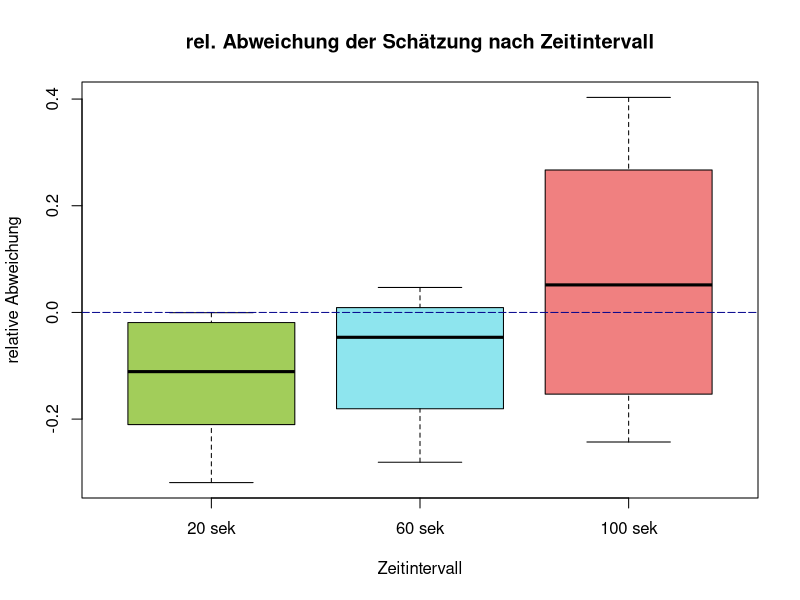
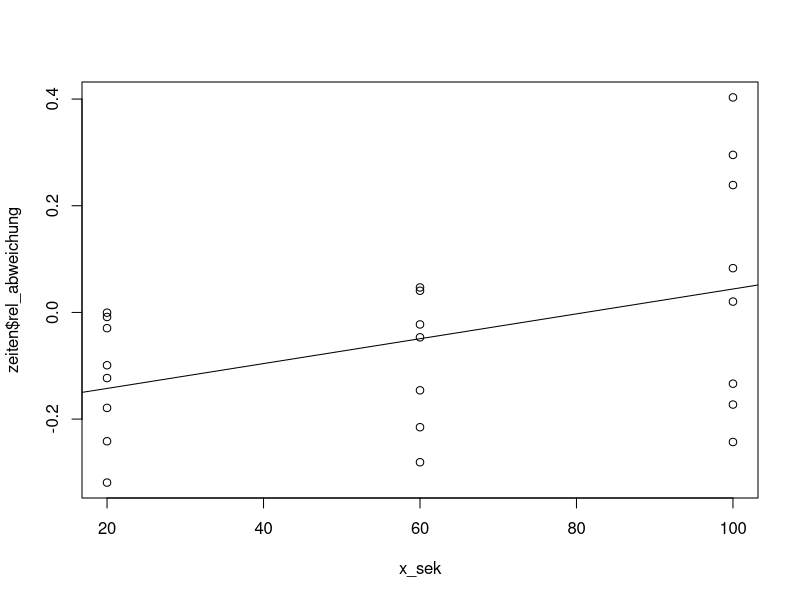
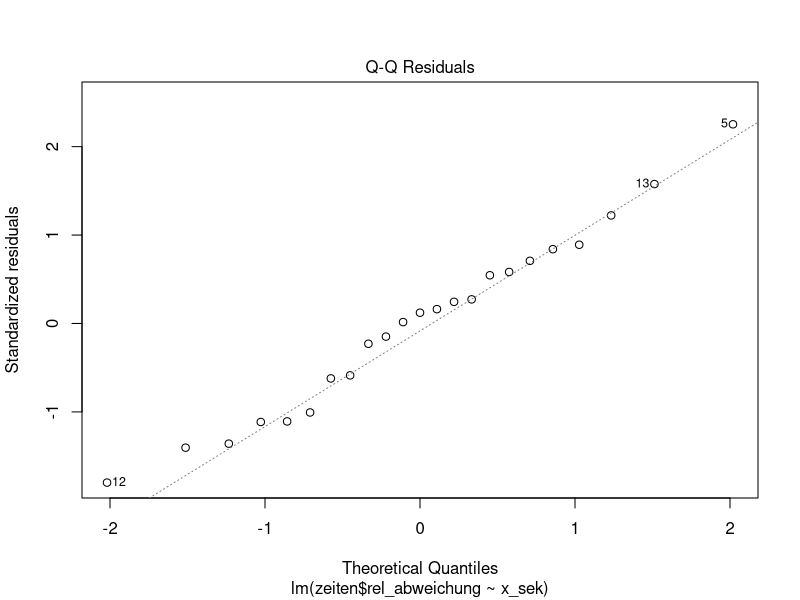
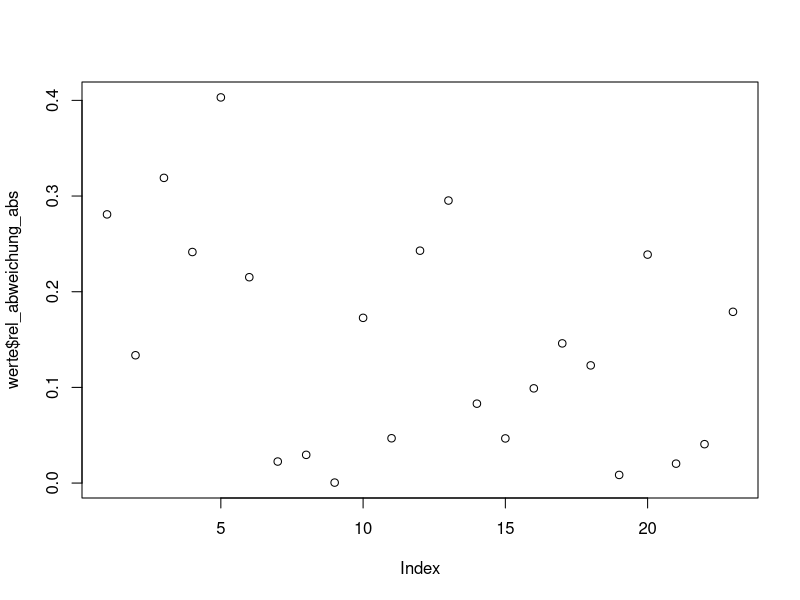
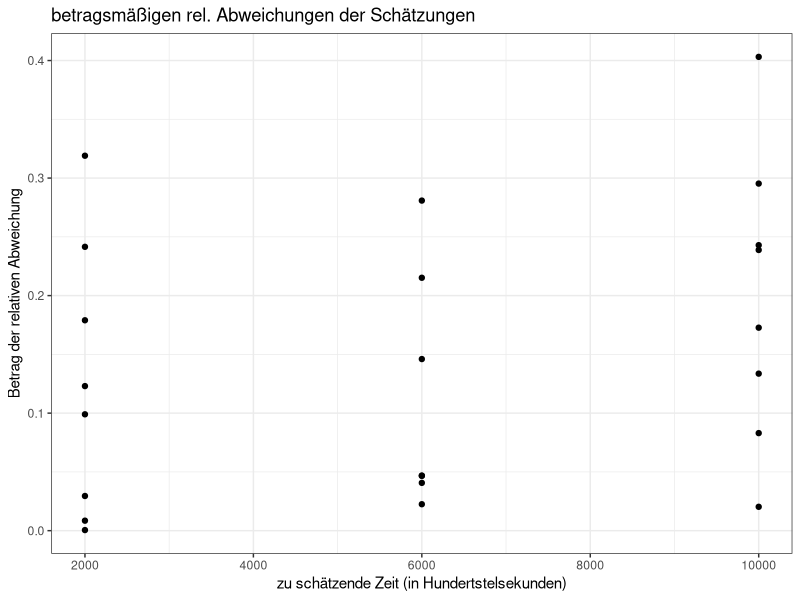
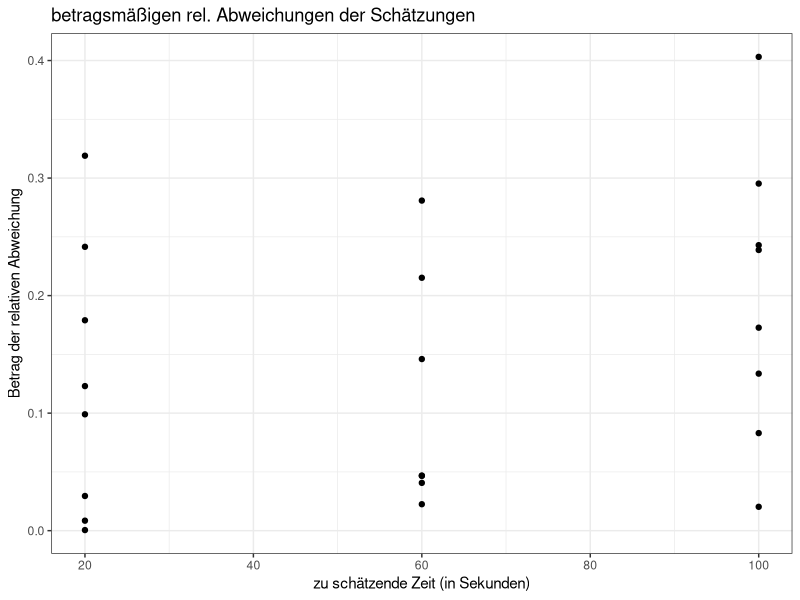
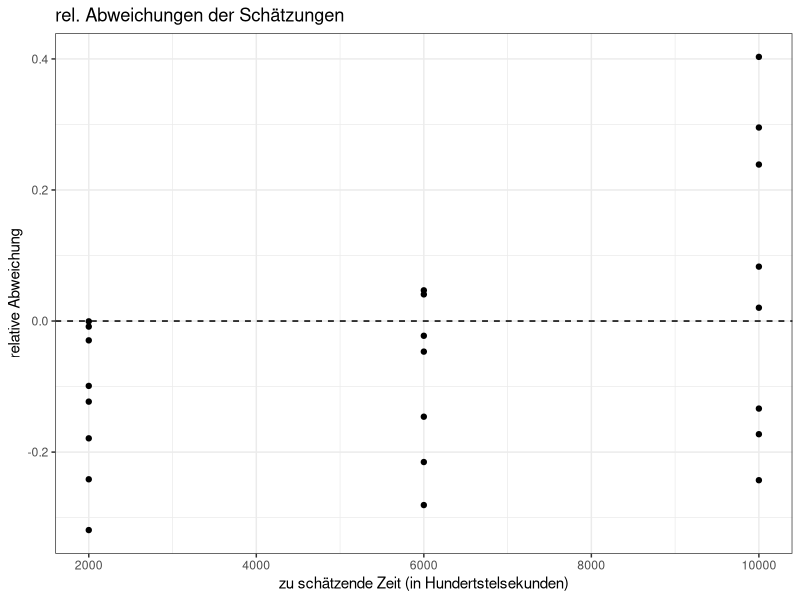
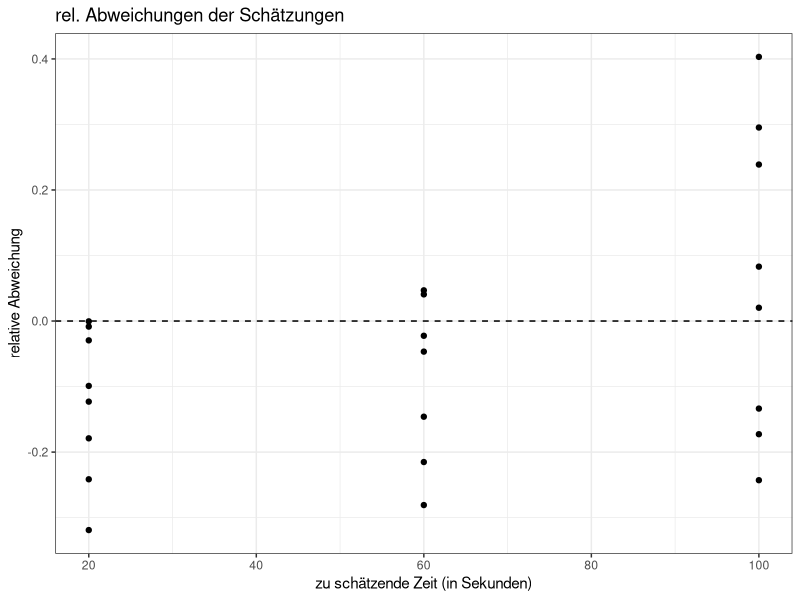

Write the R code that produced these figures, in order.
## Auswertung von Versuch3-Zeitschaetzen ##

#### KOMPLETT AUSWERTUNG #######################################################

library(readxl)
library(ggplot2)
library(patchwork)

# Laden des Versuchsprotokolls:
versuchsprotokoll <- read_excel("versuchsprotokoll.xlsx")

names(versuchsprotokoll) <- c("einheit", "teiln_nr", "geschlecht", 
                              "tag", "geplant_start", "zeit_durchf",
                              "ziel_schaetzung", "ziel_schaetzung_hdtsek",
                              "erg_schaetzung", "erg_schaetzung_hdtsek",
                              "rel_abweichung", "rel_abweichung_abs", 
                              "Stoerungen")

versuchsprotokoll$geschlecht <- as.factor(versuchsprotokoll$geschlecht)
versuchsprotokoll$tag <- as.factor(versuchsprotokoll$tag)
versuchsprotokoll$ziel_schaetzung <- as.factor(versuchsprotokoll$ziel_schaetzung)

zeiten <- versuchsprotokoll

zeit20 <- subset(zeiten, zeiten$ziel_schaetzung == "20 sek")
zeit60 <- subset(zeiten, zeiten$ziel_schaetzung == "60 sek")
zeit100 <- subset(zeiten, zeiten$ziel_schaetzung == "100 sek")

boxplot(zeit20$rel_abweichung, zeit60$rel_abweichung, zeit100$rel_abweichung, 
        col = c("darkolivegreen3", "cadetblue2", "lightcoral"),
        main = "rel. Abweichung der Schätzung nach Zeitintervall", 
        names = c("20 sek", "60 sek", "100 sek"),
        xlab = "Zeitintervall",
        ylab = "relative Abweichung")
abline(h=0, col = "darkblue", lty = 5)


t.test(zeiten$rel_abweichung_abs, alternative = "greater", 
       mu = 0, conf.level = 0.95)
# One Sample t-test
# 
# data:  zeiten$rel_abweichung_abs
# t = 6.1271, df = 22, p-value = 1.813e-06
# alternative hypothesis: true mean is greater than 0
# 95 percent confidence interval:
#   0.1060332       Inf
# sample estimates:
#   mean of x 
# 0.1473203

x <- zeiten$ziel_schaetzung_hdtsek
y <- zeiten$rel_abweichung_abs

lin_modell <- lm(y ~ x + I(x^2))
summary(lin_modell)
# Call:
#   lm(formula = y ~ x + I(x^2))
# 
# Residuals:
#   Min       1Q   Median       3Q      Max 
# -0.17841 -0.08251 -0.02600  0.07529  0.20439 
# 
# Coefficients:
#   Estimate Std. Error t value Pr(>|t|)  
# (Intercept)  1.663e-01  9.398e-02   1.769   0.0921 .
# x           -2.661e-05  3.938e-05  -0.676   0.5070  
# I(x^2)       2.985e-09  3.227e-09   0.925   0.3660  
# ---
#   Signif. codes:  0 '***' 0.001 '**' 0.01 '*' 0.05 '.' 0.1 ' ' 1
# 
# Residual standard error: 0.1139 on 20 degrees of freedom
# (1 Beobachtung als fehlend geloescht)
# Multiple R-squared:  0.1123,	Adjusted R-squared:  0.0235 
# F-statistic: 1.265 on 2 and 20 DF,  p-value: 0.304


x_sek <- zeiten$ziel_schaetzung_hdtsek/100

lin_modell_sek <- lm(y ~ x_sek + I((x_sek)^2))
summary(lin_modell_sek)
# Call:
#   lm(formula = y ~ x_sek + I((x_sek)^2))
# 
# Residuals:
#   Min       1Q   Median       3Q      Max 
# -0.17841 -0.08251 -0.02600  0.07529  0.20439 
# 
# Coefficients:
#   Estimate Std. Error t value Pr(>|t|)  
# (Intercept)   1.663e-01  9.398e-02   1.769   0.0921 .
# x_sek        -2.661e-03  3.938e-03  -0.676   0.5070  
# I((x_sek)^2)  2.985e-05  3.227e-05   0.925   0.3660  
# ---
#   Signif. codes:  0 '***' 0.001 '**' 0.01 '*' 0.05 '.' 0.1 ' ' 1
# 
# Residual standard error: 0.1139 on 20 degrees of freedom
# (1 Beobachtung als fehlend geloescht)
# Multiple R-squared:  0.1123,	Adjusted R-squared:  0.0235 
# F-statistic: 1.265 on 2 and 20 DF,  p-value: 0.304

summary(lm(zeiten$rel_abweichung ~ x_sek))$coef
#                 Estimate  Std. Error   t value  Pr(>|t|)
# (Intercept) -0.189042708 0.072342075 -2.613178 0.0162401
# x_sek        0.002330156 0.001053756  2.211285 0.0382408
plot(x_sek,zeiten$rel_abweichung)
abline(lm(zeiten$rel_abweichung ~ x_sek))
plot(lm(zeiten$rel_abweichung ~ x_sek), which = 2)
# Normalverteilungsannahme scheint zu passen

mean(zeit20$rel_abweichung, na.rm = TRUE) 
#[1] -0.125
mean(zeit60$rel_abweichung, na.rm = TRUE) 
#[1] -0.08909524
mean(zeit100$rel_abweichung, na.rm = TRUE)
#[1] 0.0614125


# Spannweite nach Zeitintervall:
max(zeit20$rel_abweichung) - min(zeit20$rel_abweichung)
#[1] 0.3185
max(zeit60$rel_abweichung, na.rm = TRUE) - 
  min(zeit60$rel_abweichung, na.rm = TRUE)
#[1] 0.3276667
max(zeit100$rel_abweichung) - min(zeit100$rel_abweichung)
#[1] 0.646

## Die Spannweiten werden mit wachsender Zeitspanne groesser.
## Die Spannweite von 100 sek ist mehr als doppelt so gross als die 
## anderen.



# Interquartilsabstand:
quantile(zeit20$rel_abweichung, 3/4) - quantile(zeit20$rel_abweichung, 1/4)
# 0.170375 
quantile(zeit60$rel_abweichung, na.rm = TRUE, 3/4) - 
  quantile(zeit60$rel_abweichung, na.rm = TRUE, 1/4)
# 0.1896667 
quantile(zeit100$rel_abweichung, 3/4) - quantile(zeit100$rel_abweichung, 1/4)
# 0.3963 

## Die Interquartilsabstaende werden mit wachsender Zeitspanne groesser.
## Der Interquartilsabstand von 100 sek ist mehr als doppelt so gross als die 
## anderen.


# Mediane:
median(zeit20$rel_abweichung)
#[1] -0.111
median(zeit60$rel_abweichung, na.rm = TRUE)
#[1] -0.04666667
median(zeit100$rel_abweichung)
#[1] 0.05165

werte <- subset(zeiten, !is.na(zeiten$rel_abweichung_abs))
plot(werte$rel_abweichung_abs)

# Plot der betragsmaessigen Abweichung in Hundertstelsekunden:
ggplot(werte, aes(ziel_schaetzung_hdtsek, rel_abweichung_abs))+
  geom_point() +
  theme_bw() +
  xlab("zu schätzende Zeit (in Hundertstelsekunden)") +
  ylab("Betrag der relativen Abweichung") +
  ggtitle("betragsmäßigen rel. Abweichungen der Schätzungen")

# Plot der betragsmaessigen Abweichung in Sekunden:
ggplot(werte, aes(ziel_schaetzung_hdtsek/100, rel_abweichung_abs))+
  geom_point() +
  theme_bw() +
  xlab("zu schätzende Zeit (in Sekunden)") +
  ylab("Betrag der relativen Abweichung") +
  ggtitle("betragsmäßigen rel. Abweichungen der Schätzungen")

# Plot der Abweichung in Hundertstelsekunden:
ggplot(werte, aes(ziel_schaetzung_hdtsek, rel_abweichung))+
  geom_point() +
  geom_hline(yintercept = 0, linetype = "dashed") +
  theme_bw() +
  xlab("zu schätzende Zeit (in Hundertstelsekunden)") +
  ylab("relative Abweichung") +
  ggtitle("rel. Abweichungen der Schätzungen")

# Plot der Abweichung in Sekunden:
ggplot(werte, aes(ziel_schaetzung_hdtsek/100, rel_abweichung))+
  geom_point() +
  geom_hline(yintercept = 0, linetype = "dashed") +
  theme_bw() +
  xlab("zu schätzende Zeit (in Sekunden)") +
  ylab("relative Abweichung") +
  ggtitle("rel. Abweichungen der Schätzungen")



#  Auswertung nach Geschlecht ##################################################

# Unterdatensaetze fuer die Untersuchung nach einem Geschlechstspezifischem 
# Unterschied in den Schaetzungen:

weibl <- subset(werte, werte$geschlecht== "weiblich")
maennl <- subset(werte, werte$geschlecht== "maennlich")

# Plot der betragsm. rel. Abweichung stratifiziert nach Geschlecht
plot1 <- ggplot(weibl, aes(ziel_schaetzung_hdtsek, rel_abweichung_abs)) +
  geom_point() +
  geom_hline(yintercept = 0, linetype = "dashed") +
  theme_bw() +
  xlab("zu schätzende Zeit (in Hundertstelsekunden)") +
  ylab("betragsmäßige relative Abweichung") +
  ggtitle("rel. Abweichungen der Schätzungen (Frauen)") +
  geom_smooth(method = "lm") +
  ylim(-0.1, 0.5)

plot2 <- ggplot(maennl, aes(ziel_schaetzung_hdtsek, rel_abweichung_abs)) +
  geom_point() +
  geom_hline(yintercept = 0, linetype = "dashed") +
  theme_bw() +
  xlab("zu schätzende Zeit (in Hundertstelsekunden)") +
  ylab("betragsmäßige relative Abweichung") +
  ggtitle("rel. Abweichungen der Schätzungen (Männer)") +
  geom_smooth(method = "lm") +
  ylim(-0.1, 0.5)

plot1 + plot2


# Boxplot der rel. Abweichungen stratifiziert nach Geschlecht
p1 <- ggplot(weibl, aes(ziel_schaetzung_hdtsek, rel_abweichung)) +
  geom_boxplot(aes(group = ziel_schaetzung), 
               fill = c("darkolivegreen3", "cadetblue2", "lightcoral")) +
  geom_hline(yintercept = 0, linetype = "dashed") +
  theme_bw() +
  xlab("zu schätzende Zeit (in Hundertstelsekunden)") +
  ylab("relative Abweichung") +
  ggtitle("rel. Abweichungen der Schätzungen (Frauen)") +
  ylim(-0.3, 0.45) +
  geom_point()

p2 <- ggplot(maennl, aes(ziel_schaetzung_hdtsek, rel_abweichung)) +
  geom_boxplot(aes(group = ziel_schaetzung), 
               fill = c("darkolivegreen3", "cadetblue2", "lightcoral")) +
  geom_hline(yintercept = 0, linetype = "dashed") +
  theme_bw() +
  xlab("zu schätzende Zeit (in Hundertstelsekunden)") +
  ylab("relative Abweichung") +
  ggtitle("rel. Abweichungen der Schätzungen (Männer)") +
  ylim(-0.3, 0.45) +
  geom_point()

p1 + p2



t.test(weibl$rel_abweichung_abs, alternative = "greater", 
       mu = 0, conf.level = 0.95)
# One Sample t-test
# 
# data:  weibl$rel_abweichung_abs
# t = 5.0024, df = 11, p-value = 0.0002005
# alternative hypothesis: true mean is greater than 0
# 95 percent confidence interval:
#   0.1047461       Inf
# sample estimates:
#   mean of x 
# 0.1634111 

t.test(maennl$rel_abweichung_abs, alternative = "greater", 
       mu = 0, conf.level = 0.95)
# One Sample t-test
# 
# data:  maennl$rel_abweichung_abs
# t = 3.572, df = 10, p-value = 0.002539
# alternative hypothesis: true mean is greater than 0
# 95 percent confidence interval:
#   0.06392269        Inf
# sample estimates:
#   mean of x 
# 0.1297667


# Boxplot der betragsm. rel. Abweichungen stratifiziert nach Geschlecht
plot_1 <- ggplot(weibl, aes(ziel_schaetzung_hdtsek, rel_abweichung_abs)) +
  geom_boxplot(aes(group = ziel_schaetzung), 
               fill = c("darkolivegreen3", "cadetblue2", "lightcoral")) +
  geom_hline(yintercept = 0, linetype = "dashed") +
  theme_bw() +
  xlab("zu schätzende Zeit (in Hundertstelsekunden)") +
  ylab("betragsmäßige relative Abweichung") +
  ggtitle("betragsmäßige rel. Abweichungen der Schätzungen (Frauen)") +
  ylim(-0.01, 0.45) +
  geom_point()

plot_2 <- ggplot(maennl, aes(ziel_schaetzung_hdtsek, rel_abweichung_abs)) +
  geom_boxplot(aes(group = ziel_schaetzung), 
               fill = c("darkolivegreen3", "cadetblue2", "lightcoral")) +
  geom_hline(yintercept = 0, linetype = "dashed") +
  theme_bw() +
  xlab("zu schätzende Zeit (in Hundertstelsekunden)") +
  ylab("betragsmäßige relative Abweichung") +
  ggtitle("betragsmäßige rel. Abweichungen der Schätzungen (Männer)") +
  ylim(-0.01, 0.45) +
  geom_point()

plot_1 + plot_2

# Grafik-1 fuer Praesentation:
ggplot(werte, aes(ziel_schaetzung_hdtsek, rel_abweichung)) + 
  geom_boxplot(aes(group = ziel_schaetzung),
               fill = c("darkolivegreen3", "cadetblue2", "lightcoral"), 
               alpha = 0.6) +
  geom_hline(yintercept = 0, linetype = "dashed") +
  theme_bw() +
  xlab("zu schätzende Zeit (in Hundertstelsekunden)") +
  ylab("relative Abweichung") +
  ggtitle("relative Abweichungen der Schätzungen") +
  geom_point(pch = 16, size = 3)

# Grafik-2 fuer Praesentation:
ggplot(werte, aes(ziel_schaetzung_hdtsek, rel_abweichung_abs)) + 
  geom_boxplot(aes(group = ziel_schaetzung),
               fill = c("darkolivegreen3", "cadetblue2", "lightcoral"), 
               alpha = 0.6) +
  geom_hline(yintercept = 0, linetype = "dashed") +
  theme_bw() +
  xlab("zu schätzende Zeit (in Hundertstelsekunden)") +
  ylab("betragsmäßige relative Abweichung") +
  ggtitle("betragsmäßige relative Abweichungen der Schätzungen") +
  geom_point(pch = 16, size = 3)

# Grafik-3 fuer Praesentation:
w <- ggplot(weibl, aes(ziel_schaetzung_hdtsek, rel_abweichung)) + 
  geom_boxplot(aes(group = ziel_schaetzung),
               fill = c("darkolivegreen3", "cadetblue2", "lightcoral"), 
               alpha = 0.6) +
  geom_hline(yintercept = 0, linetype = "dashed") +
  theme_bw() +
  xlab("zu schätzende Zeit (in Hundertstelsekunden)") +
  ylab("relative Abweichung") +
  ggtitle("relative Abweichungen der Schätzungen (Frauen)") +
  ylim(-0.3, 0.45) +
  geom_point(pch = 16, size = 3)

m <- ggplot(maennl, aes(ziel_schaetzung_hdtsek, rel_abweichung)) + 
  geom_boxplot(aes(group = ziel_schaetzung),
               fill = c("darkolivegreen3", "cadetblue2", "lightcoral"), 
               alpha = 0.6) +
  geom_hline(yintercept = 0, linetype = "dashed") +
  theme_bw() +
  xlab("zu schätzende Zeit (in Hundertstelsekunden)") +
  ylab("relative Abweichung") +
  ggtitle("relative Abweichungen der Schätzungen (Männer)") +
  ylim(-0.3, 0.45) +
  geom_point(pch = 16, size = 3)

w + m

# Grafik-4 fuer Praesentation:
w_abs <- ggplot(weibl, aes(ziel_schaetzung_hdtsek, rel_abweichung_abs)) + 
  geom_boxplot(aes(group = ziel_schaetzung),
               fill = c("darkolivegreen3", "cadetblue2", "lightcoral"), 
               alpha = 0.6) +
  geom_hline(yintercept = 0, linetype = "dashed") +
  theme_bw() +
  xlab("zu schätzende Zeit (in Hundertstelsekunden)") +
  ylab("betragsmäßige relative Abweichung") +
  ggtitle("betragsm. rel. Abweichungen der Schätzungen (Frauen)") +
  ylim(-0.01, 0.45) +
  geom_point(pch = 16, size = 3)

m_abs <- ggplot(maennl, aes(ziel_schaetzung_hdtsek, rel_abweichung_abs)) + 
  geom_boxplot(aes(group = ziel_schaetzung),
               fill = c("darkolivegreen3", "cadetblue2", "lightcoral"), 
               alpha = 0.6) +
  geom_hline(yintercept = 0, linetype = "dashed") +
  theme_bw() +
  xlab("zu schätzende Zeit (in Hundertstelsekunden)") +
  ylab("betragsmäßige relative Abweichung") +
  ggtitle("betragsm. rel. Abweichungen der Schätzungen (Männer)") +
  ylim(-0.01, 0.45) +
  geom_point(pch = 16, size = 3)

w_abs + m_abs

#  Auswertung nach Tag ##################################################

# relative Abweichungen
median(zeit20$rel_abweichung[zeit20$tag=="Tag 1"])
# [1] -0.1355
median(zeit20$rel_abweichung[zeit20$tag=="Tag 2"])
# [1] -0.111

median(zeit60$rel_abweichung[zeit60$tag=="Tag 1"])
# [1] -0.1188333
median(zeit60$rel_abweichung[zeit60$tag=="Tag 2"], na.rm = TRUE)
# [1] -0.04666667

median(zeit100$rel_abweichung[zeit100$tag=="Tag 1"])
# [1] -0.15315
median(zeit100$rel_abweichung[zeit100$tag=="Tag 2"])
# [1] 0.1609

# relative Absolut-Abweichungen
median(zeit20$rel_abweichung_abs[zeit20$tag=="Tag 1"])
# [1] 0.1355
median(zeit20$rel_abweichung_abs[zeit20$tag=="Tag 2"])
# [1] 0.111

median(zeit60$rel_abweichung_abs[zeit60$tag=="Tag 1"])
# [1] 0.131
median(zeit60$rel_abweichung_abs[zeit60$tag=="Tag 2"], na.rm = TRUE)
# [1] 0.04666667

median(zeit100$rel_abweichung_abs[zeit100$tag=="Tag 1"])
# [1] 0.2078
median(zeit100$rel_abweichung_abs[zeit100$tag=="Tag 2"])
# [1] 0.1609


boxplot(zeit20$rel_abweichung[zeit20$tag=="Tag 1"], 
        zeit60$rel_abweichung[zeit20$tag=="Tag 1"], 
        zeit100$rel_abweichung[zeit20$tag=="Tag 1"], 
        col = c("darkolivegreen3", "cadetblue2", "lightcoral"),
        main = "rel. Abweichung der Schaetzung nach Zeitintervall an Tag 1", 
        names = c("20 sek", "60 sek", "100 sek"),
        xlab = "Zeitintervall",
        ylab = "relative Abweichung",
        ylim = c(-0.4, 0.4))
abline(h=0, col = "darkblue", lty = 5)

boxplot(zeit20$rel_abweichung[zeit20$tag=="Tag 2"], 
        zeit60$rel_abweichung[zeit20$tag=="Tag 2"], 
        zeit100$rel_abweichung[zeit20$tag=="Tag 2"], 
        col = c("darkolivegreen3", "cadetblue2", "lightcoral"),
        main = "rel. Abweichung der Schaetzung nach Zeitintervall an Tag 2", 
        names = c("20 sek", "60 sek", "100 sek"),
        xlab = "Zeitintervall",
        ylab = "relative Abweichung",
        ylim = c(-0.4, 0.4))
abline(h=0, col = "darkblue", lty = 5)

boxplot(zeit20$rel_abweichung_abs[zeit20$tag=="Tag 1"], 
        zeit60$rel_abweichung_abs[zeit20$tag=="Tag 1"], 
        zeit100$rel_abweichung_abs[zeit20$tag=="Tag 1"], 
        col = c("darkolivegreen3", "cadetblue2", "lightcoral"),
        main = "betragsmaessige rel. Abweichung der Schaetzung nach Zeitintervall an Tag 1", 
        names = c("20 sek", "60 sek", "100 sek"),
        xlab = "Zeitintervall",
        ylab = "betragsmaessige relative Abweichung",
        ylim = c(-0.01, 0.45))
abline(h=0, col = "darkblue", lty = 5)

boxplot(zeit20$rel_abweichung_abs[zeit20$tag=="Tag 2"], 
        zeit60$rel_abweichung_abs[zeit20$tag=="Tag 2"], 
        zeit100$rel_abweichung_abs[zeit20$tag=="Tag 2"], 
        col = c("darkolivegreen3", "cadetblue2", "lightcoral"),
        main = "betragsmaessige rel. Abweichung der Schaetzung nach Zeitintervall an Tag 2", 
        names = c("20 sek", "60 sek", "100 sek"),
        xlab = "Zeitintervall",
        ylab = "betragsmaessige relative Abweichung",
        ylim = c(-0.01, 0.45))
abline(h=0, col = "darkblue", lty = 5)


# Vortest mittels Shapiro-Wilk-Test:___________________________________
shapiro.test(zeiten$rel_abweichung_abs)
# Shapiro-Wilk normality test
# 
# data:  zeiten$rel_abweichung_abs
# W = 0.93477, p-value = 0.1386

## da der p-Wert groesser als 0.05 ist, koennen wir Normalverteilung annehmen


